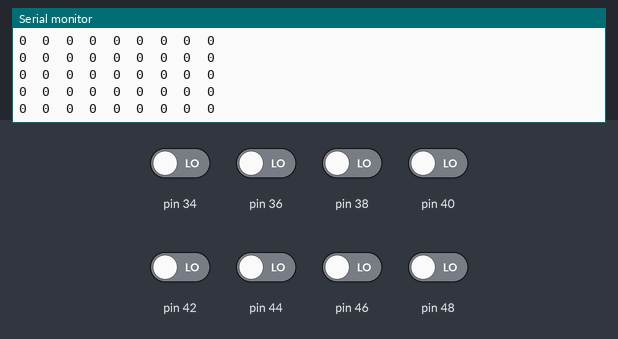
The sketch below on a simulated Arduino Mega 2560, built with avr-gcc and run on an emulated ATmega2560. Parts: the last lines printed to the serial monitor. The inputs (shaded band) are chosen by the test bench; at power-on: pin 34, pin 36, pin 38, pin 40, pin 42, pin 44, pin 46, pin 48 LOW.

Above: at 11.7 s.
11.8 s: pin 34 driven HIGH
At 12.7 s:
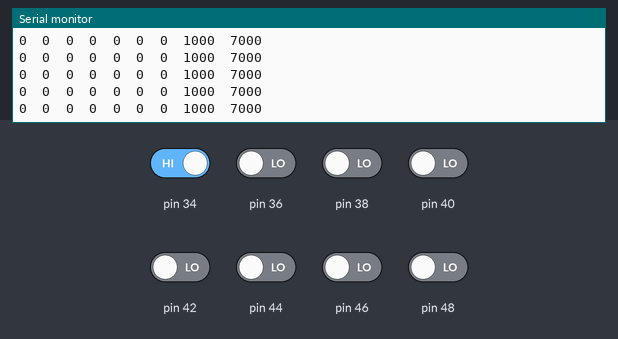
14.8 s: pin 36 driven HIGH
At 15.4 s:
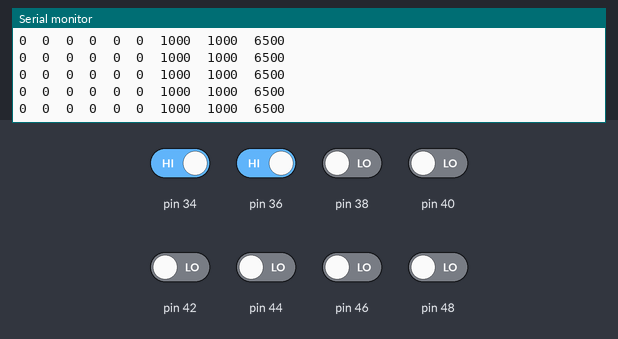
17.8 s: pin 38 driven HIGH
At 18.8 s:
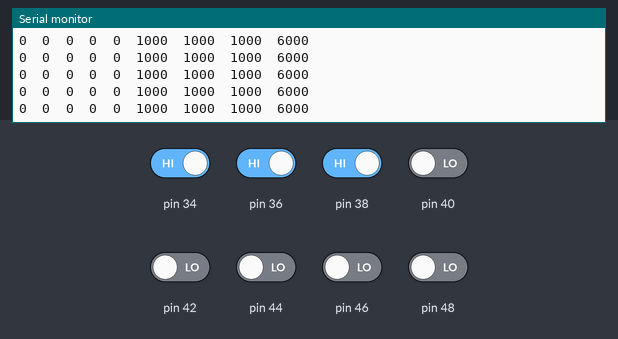
20.8 s: pin 40 driven HIGH
At 21.8 s:
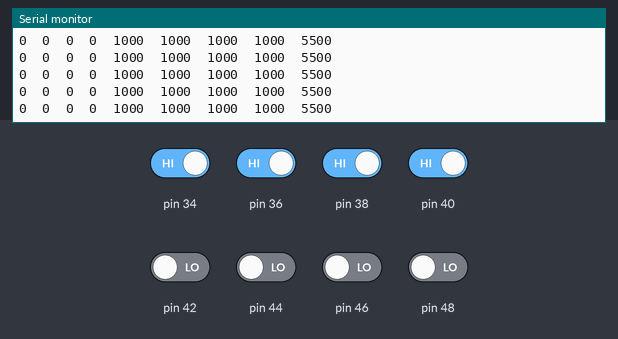
22.3 s: pin 34 driven LOW
At 23.3 s:
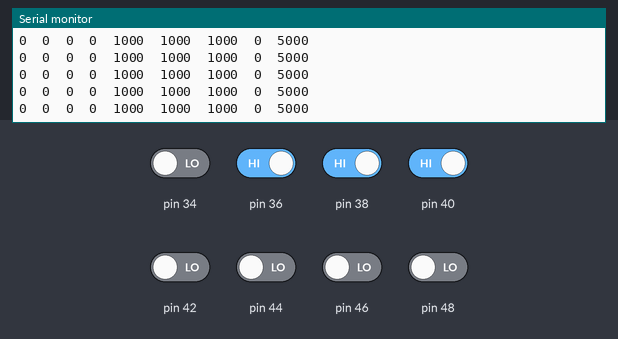
25.3 s: pin 42 driven HIGH
At 26.2 s:
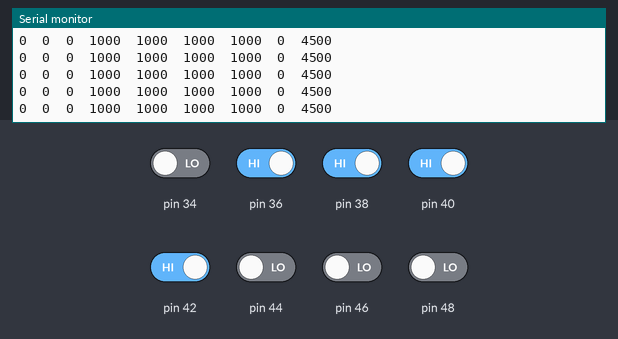

Measured:
- after the input at 11.8 s, the serial monitor: prints a new line after 0.08 s (image 1)
- after the input at 14.8 s, the serial monitor: prints a new line after 0.07 s (image 2)
- after the input at 17.8 s, the serial monitor: prints a new line after 0.07 s (image 3)
- after the input at 20.8 s, the serial monitor: prints a new line after 0.07 s (image 4)
- after the input at 22.3 s, the serial monitor: prints a new line after 0.09 s (image 5)
- after the input at 25.3 s, the serial monitor: prints a new line after 0.09 s (image 6)

The sketch:

calibre.ino
```cpp
#include <QTRSensors.h>

// This example is designed for use with eight QTR-1RC sensors or the eight sensors of a
// QTR-8RC module.  These reflectance sensors should be connected to digital inputs 3 to 10.
// The QTR-8RC's emitter control pin (LEDON) can optionally be connected to digital pin 2,
// or you can leave it disconnected and change the EMITTER_PIN #define below from 2 to
// QTR_NO_EMITTER_PIN.

// The setup phase of this example calibrates the sensor for ten seconds and turns on
// the LED built in to the Arduino on pin 13 while calibration is going on.
// During this phase, you should expose each reflectance sensor to the lightest and
// darkest readings they will encounter.
// For example, if you are making a line follower, you should slide the sensors across the
// line during the calibration phase so that each sensor can get a reading of how dark the
// line is and how light the ground is.  Improper calibration will result in poor readings.
// If you want to skip the calibration phase, you can get the raw sensor readings
// (pulse times from 0 to 2500 us) by calling qtrrc.read(sensorValues) instead of
// qtrrc.readLine(sensorValues).

// The main loop of the example reads the calibrated sensor values and uses them to
// estimate the position of a line.  You can test this by taping a piece of 3/4" black
// electrical tape to a piece of white paper and sliding the sensor across it.  It
// prints the sensor values to the serial monitor as numbers from 0 (maximum reflectance)
// to 1000 (minimum reflectance) followed by the estimated location of the line as a number
// from 0 to 5000.  1000 means the line is directly under sensor 1, 2000 means directly
// under sensor 2, etc.  0 means the line is directly under sensor 0 or was last seen by
// sensor 0 before being lost.  5000 means the line is directly under sensor 5 or was
// last seen by sensor 5 before being lost.


#define NUM_SENSORS   8     // number of sensors used
#define TIMEOUT       2500  // waits for 2500 microseconds for sensor outputs to go low
#define EMITTER_PIN   41    // emitter is controlled by digital pin 2


// sensors 0 through 7 are connected to digital pins 3 through 10, respectively
QTRSensorsRC qtrrc((unsigned char[]) {48, 46, 44, 42, 40, 38, 36, 34},
  NUM_SENSORS, TIMEOUT, EMITTER_PIN);
unsigned int sensorValues[NUM_SENSORS];


void setup()
{
     // turn on Arduino's LED to indicate we are in calibration mode
  for (int i = 0; i < 400; i++)  // make the calibration take about 10 seconds
  {
    qtrrc.calibrate();       // reads all sensors 10 times at 2500 us per read (i.e. ~25 ms per call)
  }

  // print the calibration minimum values measured when emitters were on
  Serial.begin(9600);
  for (int i = 0; i < NUM_SENSORS; i++)
  {
    Serial.print(qtrrc.calibratedMinimumOn[i]);
    Serial.print(' ');
  }
  Serial.println();

  // print the calibration maximum values measured when emitters were on
  for (int i = 0; i < NUM_SENSORS; i++)
  {
    Serial.print(qtrrc.calibratedMaximumOn[i]);
    Serial.print(' ');
  }
  Serial.println();
  Serial.println();
  delay(500);
}


void loop()
{
  // read calibrated sensor values and obtain a measure of the line position from 0 to 5000
  // To get raw sensor values, call :
  //  qtrrc.read(sensorValues); instead of unsigned int position = qtrrc.readLine(sensorValues);
  unsigned int position = qtrrc.readLine(sensorValues);

  // print the sensor values as numbers from 0 to 1000, where 0 means maximum reflectance and
  // 1000 means minimum reflectance, followed by the line position
  for (unsigned char i = 0; i < NUM_SENSORS; i++)
  {
    Serial.print(sensorValues[i]);
    Serial.print('\t');
  }
  //Serial.println(); // uncomment this line if you are using raw values
  Serial.println(position); // comment this line out if you are using raw values

}
```
